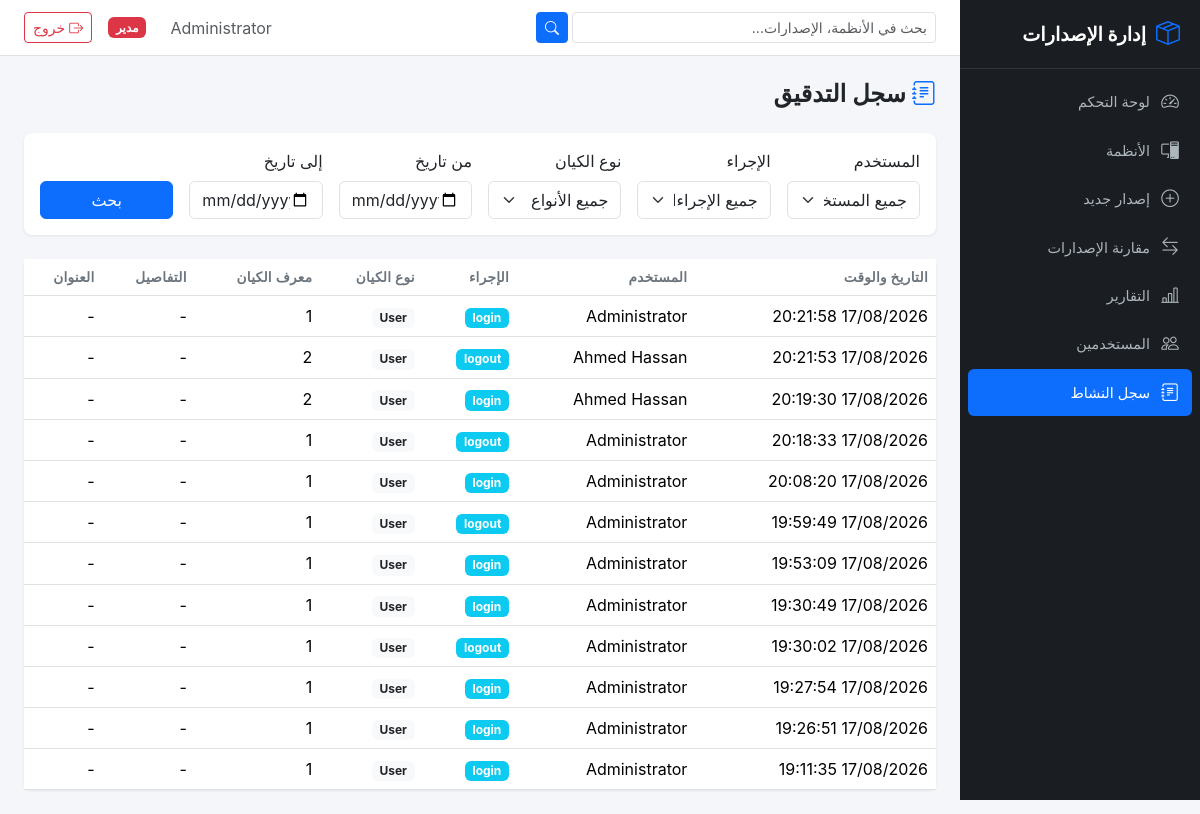
/audit/ (signed in), run on the app's committed database.
### app/models/user.py (models this page shows, shortened)
class User(UserMixin, db.Model):
    __tablename__ = 'users'
    id = db.Column(db.Integer, primary_key=True)
    username = db.Column(db.String(80), unique=True, nullable=False, index=True)
    email = db.Column(db.String(120), unique=True, nullable=False)
    password_hash = db.Column(db.String(256), nullable=False)
    full_name = db.Column(db.String(150), nullable=False)
    role = db.Column(db.String(20), nullable=False, default='user')
    is_active = db.Column(db.Boolean, default=True, nullable=False)
    created_at = db.Column(db.DateTime, default=lambda: datetime.now(timezone.utc))
    updated_at = db.Column(db.DateTime, default=lambda: datetime.now(timezone.utc),
                           onupdate=lambda: datetime.now(timezone.utc))
    @property
    def is_admin(self):
        return self.role == 'admin'

### app/models/audit_log.py (models this page shows, shortened)
class AuditLog(db.Model):
    __tablename__ = 'audit_logs'
    id = db.Column(db.Integer, primary_key=True)
    user_id = db.Column(db.Integer, db.ForeignKey('users.id'), nullable=True)
    action = db.Column(db.String(50), nullable=False)
    entity_type = db.Column(db.String(50), nullable=False)
    entity_id = db.Column(db.Integer, nullable=True)
    description = db.Column(db.Text, nullable=True)
    ip_address = db.Column(db.String(45), nullable=True)
    created_at = db.Column(db.DateTime, default=lambda: datetime.now(timezone.utc))
    user = db.relationship('User', backref='audit_logs')

### app/routes/audit.py (the view)
@audit_bp.route('/')
@login_required
def index():
    if not current_user.is_admin:
        from flask import redirect, url_for, flash
        flash('تم رفض الوصول.', 'danger')
        return redirect(url_for('dashboard.index'))
    entity_type = request.args.get('entity_type', '').strip()
    action = request.args.get('action', '').strip()
    query = AuditLog.query
    if entity_type:
        query = query.filter_by(entity_type=entity_type)
    if action:
        query = query.filter_by(action=action)
    logs = query.order_by(AuditLog.created_at.desc()).limit(500).all()
    return render_template('audit/index.html', logs=logs,
                           selected_entity_type=entity_type,
                           selected_action=action)

### app/templates/audit/index.html (shortened to what this page needs)
{% extends "base.html" %}
{% block content %}
<div class="page-header">
    <h1><i class="bi bi-journal-text"></i> سجل التدقيق</h1>
</div>
<div class="card mb-4">
    <div class="card-body">
        <form method="GET" action="{{ url_for('audit.index') }}" class="row g-3 align-items-end">
            <div class="col-md-2">
                <label for="user_id" class="form-label">المستخدم</label>
                <select class="form-select" id="user_id" name="user_id">
                    <option value="">جميع المستخدمين</option>
                </select>
            </div>
            <div class="col-md-2">
                <label for="action" class="form-label">الإجراء</label>
                <select class="form-select" id="action" name="action">
                    <option value="">جميع الإجراءات</option>
                </select>
            </div>
            <div class="col-md-2">
                <label for="entity_type" class="form-label">نوع الكيان</label>
                <select class="form-select" id="entity_type" name="entity_type">
                    <option value="">جميع الأنواع</option>
                </select>
            </div>
            <div class="col-md-2">
                <label for="start_date" class="form-label">من تاريخ</label>
                <input type="date" class="form-control" id="start_date" name="start_date" value="{{ start_date or '' }}">
            </div>
            <div class="col-md-2">
                <label for="end_date" class="form-label">إلى تاريخ</label>
                <input type="date" class="form-control" id="end_date" name="end_date" value="{{ end_date or '' }}">
            </div>
            <div class="col-md-2">
                <button type="submit" class="btn btn-primary w-100">بحث</button>
            </div>
        </form>
    </div>
</div>
<div class="card">
    <div class="card-body p-0">
        <div class="table-responsive">
            <table class="table table-hover mb-0">
                <thead>
                    <tr>
                        <th>التاريخ والوقت</th>
                        <th>المستخدم</th>
                        <th>الإجراء</th>
                        <th>نوع الكيان</th>
                        <th>معرف الكيان</th>
                        <th>التفاصيل</th>
                        <th>العنوان</th>
                    </tr>
                </thead>
                <tbody>
                    {% for log in logs %}
                    <tr>
                        <td class="text-nowrap">{{ log.created_at.strftime('%d/%m/%Y %H:%M:%S') if log.created_at else '-' }}</td>
                        <td>{{ log.user.full_name if log.user else 'نظام' }}</td>
                        <td>
                            <span class="badge bg-{{ 'success' if log.action == 'CREATE' else 'warning' if log.action == 'UPDATE' else 'danger' if log.action == 'DELETE' else 'info' }}">
                                {% if log.action == 'CREATE' %}إنشاء
                                {% elif log.action == 'UPDATE' %}تعديل
                                {% elif log.action == 'DELETE' %}حذف
                                {% elif log.action == 'RELEASE' %}إصدار
                                {% elif log.action == 'LOGIN' %}دخول
                                {% else %}{{ log.action }}
                                {% endif %}
                            </span>
                        </td>
                        <td>
                            <span class="badge bg-light text-dark">{{ log.entity_type or '-' }}</span>
                        </td>
                        <td>{{ log.entity_id or '-' }}</td>
                        <td class="details-cell">{{ (log.details_json or '-')[:80] }}</td>
                        <td class="text-truncate" style="max-width:200px;" title="{{ log.title or '' }}">{{ log.title or '-' }}</td>
                    </tr>
                    {% endfor %}
                </tbody>
            </table>
        </div>
    </div>
</div>
{% endblock %}

### app/templates/base.html (shortened to what this page needs)
<!DOCTYPE html>
<html lang="ar" dir="rtl">
<head>
    <link href="https://cdn.jsdelivr.net/npm/bootstrap@5.3.3/dist/css/bootstrap.rtl.min.css" rel="stylesheet">
    <link href="https://cdn.jsdelivr.net/npm/bootstrap-icons@1.11.3/font/bootstrap-icons.min.css" rel="stylesheet">
    <link href="{{ url_for('static', filename='css/style.css') }}" rel="stylesheet">
</head>
<body>
    {% if current_user.is_authenticated %}
    <div class="d-flex">
        <nav class="sidebar" id="sidebar">
            <div class="sidebar-brand">
                <i class="bi bi-box-seam"></i>
                <span>إدارة الإصدارات</span>
            </div>
            <ul class="sidebar-nav">
                <li class="nav-item">
                    <a href="{{ url_for('dashboard.index') }}" class="nav-link {% if request.endpoint == 'dashboard.index' %}active{% endif %}">
                        <i class="bi bi-speedometer2"></i><span>لوحة التحكم</span>
                    </a>
                </li>
                <li class="nav-item">
                    <a href="{{ url_for('systems.index') }}" class="nav-link {% if 'systems' in request.endpoint %}active{% endif %}">
                        <i class="bi bi-pc-display"></i><span>الأنظمة</span>
                    </a>
                </li>
                <li class="nav-item">
                    <a href="{{ url_for('versions.create') }}" class="nav-link {% if request.endpoint == 'versions.create' %}active{% endif %}">
                        <i class="bi bi-plus-circle"></i><span>إصدار جديد</span>
                    </a>
                </li>
                <li class="nav-item">
                    <a href="{{ url_for('versions.compare') }}" class="nav-link {% if request.endpoint == 'versions.compare' %}active{% endif %}">
                        <i class="bi bi-arrow-left-right"></i><span>مقارنة الإصدارات</span>
                    </a>
                </li>
                <li class="nav-item">
                    <a href="{{ url_for('reports.index') }}" class="nav-link {% if 'reports' in request.endpoint %}active{% endif %}">
                        <i class="bi bi-bar-chart-line"></i><span>التقارير</span>
                    </a>
                </li>
                {% if current_user.is_admin %}
                <li class="nav-item">
                    <a href="{{ url_for('users.index') }}" class="nav-link {% if 'users' in request.endpoint %}active{% endif %}">
                        <i class="bi bi-people"></i><span>المستخدمين</span>
                    </a>
                </li>
                <li class="nav-item">
                    <a href="{{ url_for('audit.index') }}" class="nav-link {% if 'audit' in request.endpoint %}active{% endif %}">
                        <i class="bi bi-journal-text"></i><span>سجل النشاط</span>
                    </a>
                </li>
                {% endif %}
            </ul>
        </nav>
        <div class="main-content">
            <nav class="topbar">
                <form class="topbar-search d-none d-md-flex" action="{{ url_for('systems.index') }}" method="GET">
                    <input type="text" name="search" class="form-control form-control-sm" placeholder="بحث في الأنظمة، الإصدارات..." value="{{ request.args.get('search', '') }}">
                    <button type="submit" class="btn btn-sm btn-primary ms-1"><i class="bi bi-search"></i></button>
                </form>
                <div class="topbar-right">
                    <span class="text-muted me-3 d-none d-md-inline">{{ current_user.full_name }}</span>
                    {% if current_user.is_admin %}
                    <span class="badge bg-danger me-2">مدير</span>
                    {% endif %}
                    <a href="{{ url_for('auth.logout') }}" class="btn btn-sm btn-outline-danger">
                        <i class="bi bi-box-arrow-right"></i> خروج
                    </a>
                </div>
            </nav>
            <div class="content-wrapper">
                {% block content %}{% endblock %}
            </div>
        </div>
    </div>
    {% else %}
        {% block public_content %}{% endblock %}
    {% endif %}
</body>
</html>

### app/static/css/style.css (style rules this page uses)
:root { --sidebar-width: 240px; --sidebar-bg: #1a1d21; --sidebar-hover: #2d3136; --sidebar-active: #0d6efd; --topbar-height: 56px; --primary: #0d6efd; --body-bg: #f4f6f9; }
* { box-sizing: border-box; }
body { background: var(--body-bg); font-family: -apple-system, BlinkMacSystemFont, 'Segoe UI', Roboto, 'Helvetica Neue', Arial, sans-serif; margin: 0; }
[dir="rtl"] .sidebar { left: auto; right: 0; }
.sidebar { width: var(--sidebar-width); min-height: 100vh; background: var(--sidebar-bg); position: fixed; top: 0; left: 0; z-index: 1000; overflow-y: auto; transition: transform 0.3s ease; }
.sidebar-brand { display: flex; align-items: center; gap: 10px; padding: 16px 20px; font-size: 1.2rem; font-weight: 700; color: #fff; border-bottom: 1px solid rgba(255,255,255,0.1); }
.sidebar-brand i { font-size: 1.5rem; color: var(--primary); }
.sidebar-nav { list-style: none; padding: 8px 0; margin: 0; }
.sidebar-nav .nav-item { margin: 2px 8px; }
.sidebar-nav .nav-link { display: flex; align-items: center; gap: 10px; padding: 10px 12px; color: #adb5bd; text-decoration: none; border-radius: 6px; font-size: 0.9rem; transition: all 0.2s; }
.sidebar-nav .nav-link.active { background: var(--sidebar-active); color: #fff; }
.sidebar-nav .nav-link i { font-size: 1.1rem; width: 20px; text-align: center; }
[dir="rtl"] .main-content { margin-left: 0; margin-right: var(--sidebar-width); }
.main-content { margin-left: var(--sidebar-width); min-height: 100vh; }
.topbar { height: var(--topbar-height); background: #fff; border-bottom: 1px solid #dee2e6; display: flex; align-items: center; padding: 0 24px; position: sticky; top: 0; z-index: 999; }
.topbar-search { flex: 1; max-width: 400px; }
.topbar-right { display: flex; align-items: center; gap: 8px; margin-inline-start: auto; }
.content-wrapper { padding: 24px; }
.page-header { margin-bottom: 24px; display: flex; align-items: center; gap: 12px; }
.page-header h1 { font-size: 1.5rem; font-weight: 600; margin: 0; }
.page-header i { color: var(--primary); }
.table { margin-bottom: 0; }
.table th { font-weight: 600; font-size: 0.85rem; text-transform: uppercase; letter-spacing: 0.3px; color: #6c757d; border-bottom-width: 1px; }
.table td { vertical-align: middle; }
.card { border: none; box-shadow: 0 1px 3px rgba(0,0,0,0.08); border-radius: 8px; }

### data on the page
User: full_name "Administrator"
AuditLog: created_at "17/08/2026 20:21:58", user "Administrator", action "login", entity_type "User", entity "1", details_json "-", title "-"
AuditLog: created_at "17/08/2026 20:21:53", user "Ahmed Hassan", action "logout", entity_type "User", entity "2", details_json "-", title "-"
AuditLog: created_at "17/08/2026 20:19:30", user "Ahmed Hassan", action "login", entity_type "User", entity "2", details_json "-", title "-"
AuditLog: created_at "17/08/2026 20:18:33", user "Administrator", action "logout", entity_type "User", entity "1", details_json "-", title "-"
AuditLog: created_at "17/08/2026 20:08:20", user "Administrator", action "login", entity_type "User", entity "1", details_json "-", title "-"
AuditLog: created_at "17/08/2026 19:59:49", user "Administrator", action "logout", entity_type "User", entity "1", details_json "-", title "-"
AuditLog: created_at "17/08/2026 19:53:09", user "Administrator", action "login", entity_type "User", entity "1", details_json "-", title "-"
AuditLog: created_at "17/08/2026 19:30:49", user "Administrator", action "login", entity_type "User", entity "1", details_json "-", title "-"
AuditLog: created_at "17/08/2026 19:30:02", user "Administrator", action "logout", entity_type "User", entity "1", details_json "-", title "-"
AuditLog: created_at "17/08/2026 19:27:54", user "Administrator", action "login", entity_type "User", entity "1", details_json "-", title "-"
AuditLog: created_at "17/08/2026 19:26:51", user "Administrator", action "login", entity_type "User", entity "1", details_json "-", title "-"
AuditLog: created_at "17/08/2026 19:11:35", user "Administrator", action "login", entity_type "User", entity "1", details_json "-", title "-"
